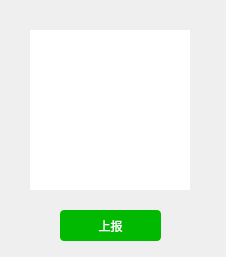
<?xml version="1.0" encoding="UTF-8"?>
<ui version="4.0">
 <class>GetUserInfoToolClass</class>
 <widget class="QMainWindow" name="GetUserInfoToolClass">
  <property name="geometry">
   <rect>
    <x>0</x>
    <y>0</y>
    <width>226</width>
    <height>257</height>
   </rect>
  </property>
  <property name="windowTitle">
   <string>GetUserInfoTool</string>
  </property>
  <property name="styleSheet">
   <string notr="true">#widget{
background-color: rgb(255, 255, 255);
}</string>
  </property>
  <widget class="QWidget" name="centralWidget">
   <widget class="QWidget" name="widget" native="true">
    <property name="geometry">
     <rect>
      <x>30</x>
      <y>30</y>
      <width>160</width>
      <height>160</height>
     </rect>
    </property>
    <property name="minimumSize">
     <size>
      <width>160</width>
      <height>160</height>
     </size>
    </property>
    <property name="maximumSize">
     <size>
      <width>160</width>
      <height>160</height>
     </size>
    </property>
    <layout class="QGridLayout" name="gridLayout">
     <property name="leftMargin">
      <number>0</number>
     </property>
     <property name="topMargin">
      <number>0</number>
     </property>
     <property name="rightMargin">
      <number>0</number>
     </property>
     <property name="bottomMargin">
      <number>0</number>
     </property>
     <property name="spacing">
      <number>0</number>
     </property>
     <item row="0" column="0">
      <widget class="qrCodeGenerateWgt" name="qrWidget" native="true"/>
     </item>
    </layout>
   </widget>
   <widget class="QPushButton" name="pushButton">
    <property name="geometry">
     <rect>
      <x>60</x>
      <y>210</y>
      <width>101</width>
      <height>31</height>
     </rect>
    </property>
    <property name="styleSheet">
     <string notr="true">QPushButton{
font-family:&quot;微软雅黑&quot;;
font-size:12px;
color:#FFFFFF;
background:#00B900;
border-radius:4px;
}
QPushButton:pressed{
margin:1px;
}</string>
    </property>
    <property name="text">
     <string>上报</string>
    </property>
   </widget>
  </widget>
 </widget>
 <layoutdefault spacing="6" margin="11"/>
 <customwidgets>
  <customwidget>
   <class>qrCodeGenerateWgt</class>
   <extends>QWidget</extends>
   <header>qrCodeGenerateWgt.h</header>
   <container>1</container>
  </customwidget>
 </customwidgets>
 <resources>
  <include location="getuserinfotool.qrc"/>
 </resources>
 <connections/>
</ui>
